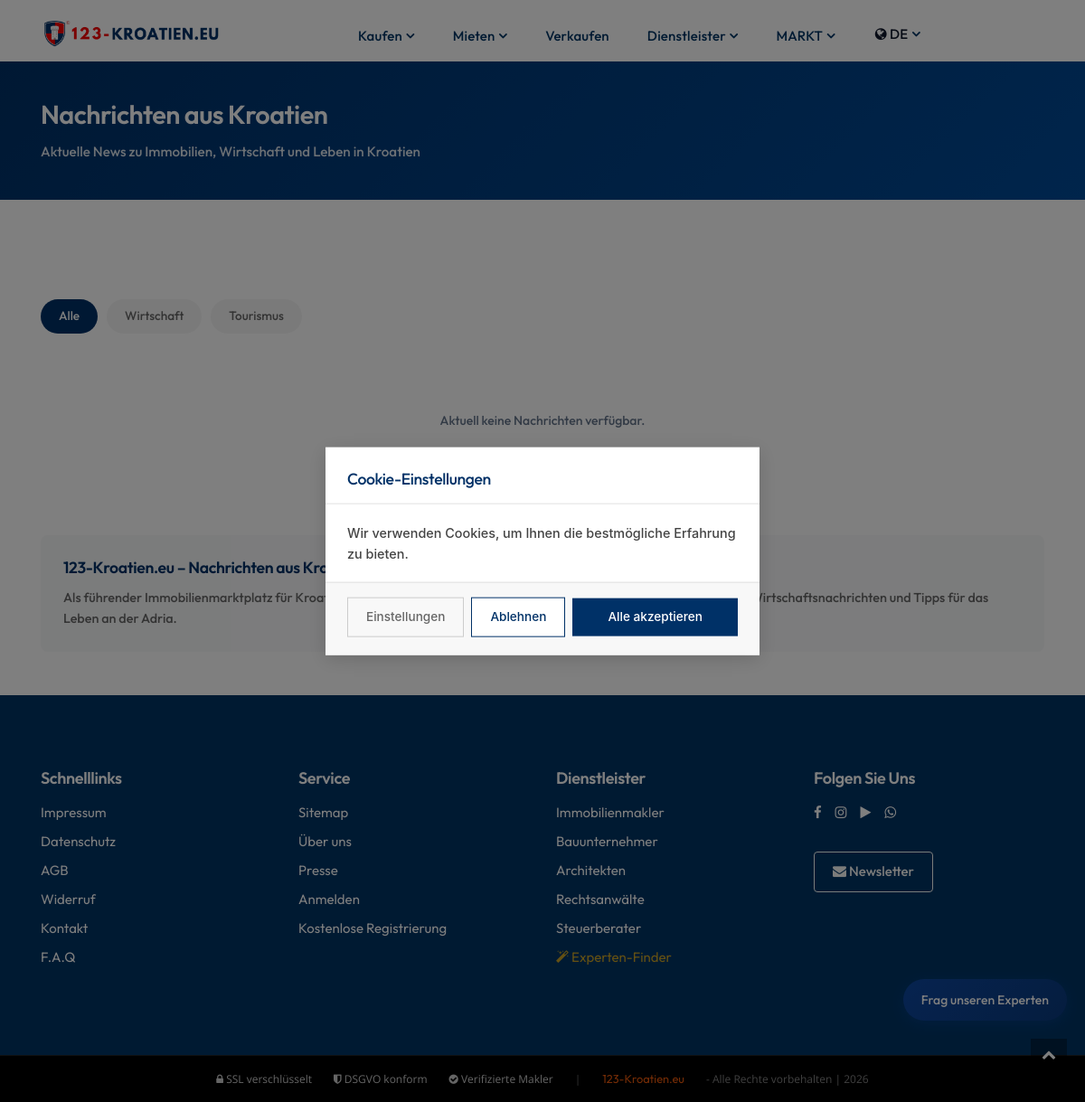
The app's page /ge/kroatien/nachrichten/ with its own data.
### pages/models.py (models this page shows)
class Translation(models.Model):
    PAGES = (
        ('home', 'home'),
        ('about', 'about'),
        ('listings', 'listings'),
        ('property details', 'property details'),
        ('blog', 'blog'),
        ('blog details', 'blog details'),
        ('contact', 'contact'),
        ('privacy', 'privacy'),
        ('navbar', 'navbar'),
        ('add-property', 'add-property'),
        ('profile', 'profile'),
        ('footer', 'footer'),
        ('login', 'login'),
        ('signup', 'signup'),
        ('faq', 'faq'),
        ('forget-password', 'forget-password'),
        ('reset-password', 'reset-password')
    )
    name = models.CharField(max_length=255, unique=True)
    page = models.CharField(max_length=50, choices=PAGES)
    english_content = models.TextField(blank=True)
    german_content = models.TextField(blank=True)
    french_content = models.TextField(blank=True)
    greek_content = models.TextField(blank=True)
    croatian_content = models.TextField(blank=True)
    polish_content = models.TextField(blank=True)
    czech_content = models.TextField(blank=True)
    russian_content = models.TextField(blank=True)
    swedish_content = models.TextField(blank=True)
    norway_content = models.TextField(blank=True)
    slovak_content = models.TextField(blank=True)
    dutch_content = models.TextField(blank=True)
    class Meta:
        ordering = ['name']

### main/views.py (the view, shortened to what this page needs)
def news_page(request, country=None, lang=None):
    if lang is None:
        lang = request.session.get('site_language', 'ge')
    """
    News-Seite mit Kroatien-Nachrichten
    SEO & AI optimiert
    """
    trans = NEWS_TRANSLATIONS.get(lang, NEWS_TRANSLATIONS['ge'])
    news_items = fetch_news_feeds()
    category = request.GET.get('category', 'all')
    if category != 'all':
        news_items = [n for n in news_items if n['category'] == category]
    lang = request.session.get('site_language', 'ge')
    context = {
        'news_items': news_items[:30],  # Max 30 Artikel
        'trans': trans,
        'lang': lang,
        'current_category': category,
        'meta_title': trans['meta_title'],
        'meta_description': trans['meta_description'],
    }
    return render(request, 'main/news.html', context)

### templates/main/news.html (shortened to what this page needs)
{% extends 'include/base.html' %}
{% load static %}
{% block body %}
<div class="news-header">
    <div class="container">
        <h1>{{ trans.title }}</h1>
        <p>{{ trans.subtitle }}</p>
    </div>
</div>
<section class="container pb-5">
    <div class="filter-pills">
        <a href="?category=all" class="filter-pill {% if current_category == 'all' %}active{% endif %}">
            {{ trans.categories.all }}
        </a>
        <a href="?category=general" class="filter-pill {% if current_category == 'general' %}active{% endif %}">
            {{ trans.categories.economy }}
        </a>
        <a href="?category=tourism" class="filter-pill {% if current_category == 'tourism' %}active{% endif %}">
            {{ trans.categories.tourism }}
        </a>
    </div>
    {% if news_items %}
    <div class="news-grid">
        {% for news in news_items %}
        <article class="news-card">
            <div class="news-card-image">
                {% if news.image %}
                <img src="{{ news.image }}" alt="{{ news.title|truncatechars:50 }}" loading="lazy">
                {% else %}
                <span class="flag-placeholder">🇭🇷</span>
                {% endif %}
            </div>
            <div class="news-card-body">
                <h3 class="news-card-title">{{ news.title|truncatechars:80 }}</h3>
                {% if news.description %}
                <p class="news-card-excerpt">{{ news.description|striptags|truncatechars:120 }}</p>
                {% endif %}
                <div class="news-card-footer">
                    <div class="news-card-meta">
                        <span class="source">{{ news.source }}</span><br>
                        <span>{{ news.published|date:"d.m.Y" }}</span>
                    </div>
                    <a href="{{ news.link }}" target="_blank" rel="noopener" class="news-card-link">
                        {{ trans.read_more }} →
                    </a>
                </div>
            </div>
        </article>
        {% endfor %}
    </div>
    {% else %}
    <div class="no-news">
        <p>{{ trans.no_news }}</p>
    </div>
    {% endif %}
    <div class="seo-footer">
        <h2>123-Kroatien.eu – {{ trans.title }}</h2>
        <p>
            {% if lang == 'ge' %}
            Als führender Immobilienmarktplatz für Kroatien informieren wir Sie über aktuelle Entwicklungen am Immobilienmarkt, Wirtschaftsnachrichten und Tipps für das Leben an der Adria.
            {% elif lang == 'en' %}
            As the leading real estate marketplace for Croatia, we keep you informed about current developments in the property market, economic news and tips for life on the Adriatic.
            {% elif lang == 'hr' %}
            Kao vodeće tržište nekretnina za Hrvatsku, informiramo vas o aktualnim zbivanjima na tržištu nekretnina, ekonomskim vijestima i savjetima za život na Jadranu.
            {% else %}
            123-Kroatien.eu - Your real estate marketplace for Croatia.
            {% endif %}
        </p>
    </div>
</section>
{% endblock %}

### templates/include/base.html (shortened to what this page needs)
<!DOCTYPE html>
{% load static %}
{% load i18n %}
<html>
<head>
    <link href="{% static 'css/styles.css' %}" rel="stylesheet" type="text/css">
    <link href="{% static 'css/custom.css' %}" rel="stylesheet" type="text/css">
    <link href="{% static 'css/modern-theme.css' %}" rel="stylesheet" type="text/css">
    <link rel="stylesheet" href="https://cdnjs.cloudflare.com/ajax/libs/font-awesome/4.7.0/css/font-awesome.min.css">
</head>
<body>
        <nav class="navbar navbar-nav navbar-hover navbar-expand-lg navbar-soft">
            <div class="container">
                <a class="navbar-brand" href="/">
                    <img src="{% static 'images/logo-black2.png' %}" alt="logo" class="img-fluid" style="width: 270px;">
                </a>
                <div class="collapse navbar-collapse" id="main_nav99">
                    <ul class="navbar-nav mx-auto">
                        <li class="nav-item dropdown">
                            <a class="nav-link active dropdown-toggle" href="" data-toggle="dropdown">{{ nav_buy }}</a>
                        </li>
                        <li class="nav-item dropdown">
                            <a class="nav-link active dropdown-toggle" href="" data-toggle="dropdown">{{ nav_rent }}</a>
                        </li>
                        <li class="nav-item">
                            <a class="nav-link active" href="{% url 'main:owner' %}">{{ nav_sell }}</a>
                        </li>
                        <li class="nav-item dropdown">
                            <a class="nav-link active dropdown-toggle" href="#" data-toggle="dropdown">{{ nav_services }}</a>
                        </li>
                        <li class="nav-item dropdown">
                            <a class="nav-link active dropdown-toggle" href="#" data-toggle="dropdown">{{ nav_market }}</a>
                        </li>
                        <li class="nav-item dropdown">
                            <a class="nav-link dropdown-toggle" href="#" data-toggle="dropdown">
                                <i class="fa fa-globe"></i> {% if language == 'ge' %}DE{% elif language == 'en' %}EN{% elif language == 'hr' %}HR{% elif language == 'fr' %}FR{% elif language == 'pl' %}PL{% elif language == 'cz' %}CZ{% elif language == 'ru' %}RU{% elif language == 'gr' %}GR{% elif language == 'sw' %}SW{% elif language == 'no' %}NO{% elif language == 'sk' %}SK{% elif language == 'nl' %}NL{% else %}DE{% endif %}
                            </a>
                        </li>
                    </ul>
                </div>
            </div>
        </nav>
        {% block body %}
        {% endblock body%}
        {% include 'include/footer.html' %}
        <a href="javascript:" id="return-to-top"><i class="fa fa-chevron-up"></i></a>
        {% include "chatbot_widget.html" %}
    {% include "include/cookie_banner.html" %}
    </body>
</html>

### templates/include/footer.html
{% load static %}
<footer>
    <div class="myFooterBg wrapper__footer">
        <div class="container">
            <div class="row">
                <div class="col-md-3">
                    <div class="widget__footer">
                        <h4 class="footer-title">{{Quick_Links}}</h4>
                        <ul class="list-unstyled footer-links">
                            <li><a href="{% url 'main:imprint' %}" class="text-white">{{Imprint}}</a></li>
                            <li><a href="{% url 'main:data-protection' %}" class="text-white">{{PrivacyPolicy}}</a></li>
                            <li><a href="{% url 'main:agb' %}" class="text-white">{{TermsConditions}}</a></li>
                            <li><a href="{% url 'main:cancellation-policy' %}" class="text-white">{{Withdrawal}}</a></li>
                            <li><a href="{% url 'main:contact' %}" class="text-white">{{Contact}}</a></li>
                            <li><a href="{% url 'main:faq' %}" class="text-white">{{nav_faq}}</a></li>
                        </ul>
                    </div>
                </div>
                <div class="col-md-3">
                    <div class="widget__footer">
                        <h4 class="footer-title">{{Service}}</h4>
                        <ul class="list-unstyled footer-links">
                            <li><a href="{% url 'main:sitemap' %}" class="text-white">{{Sitemap}}</a></li>
                            <li><a href="{% url 'main:about' %}" class="text-white">{{ nav_about }}</a></li>
                            <li><a href="{% url 'main:blog-single-1' %}" class="text-white">{{Press}}</a></li>
                            {% if user.is_authenticated %}
                            <li><a href="#" class="text-white"><i class="fa fa-user"></i> {{ user.username }}</a></li>
                            {% if user.is_authenticated %}
                            {% if user.professional.professional_type == 'real_estate_agent' or user.professional.professional_type == 'construction_company' %}<li><a href="{% url 'main:makler_dashboard' %}" class="text-white"><i class="fa fa-building"></i> Makler-Portal</a></li>{% elif user.professional %}<li><a href="{% url 'professional_portal:dashboard' %}" class="text-white"><i class="fa fa-briefcase"></i> Mein Portal</a></li>{% endif %}
                            {% endif %}
                            <li><a href="{% url 'account:logout' %}" class="text-white">{{ nav_logout }}</a></li>
                            {% else %}
                            <li><a href="{% url 'account:login' %}" class="text-white">{{Login}}</a></li>
                            <li><a href="{% if language == 'hr' %}/hr/hrvatska/postanite-partner/{% else %}/ge/kroatien/partner-werden/{% endif %}" class="text-white">{{FreeRegistration}}</a></li>
                            {% endif %}
                        </ul>
                    </div>
                </div>
                <div class="col-md-3">
                    <div class="widget__footer">
                        <h4 class="footer-title">{{footer_services}}</h4>
                        <ul class="list-unstyled footer-links">
                            <li><a href="/{{ language }}/{{ country_name }}/{{ url_realtor }}/" class="text-white">{{dropdown_realtor}}</a></li>
                            <li><a href="/{{ language }}/{{ country_name }}/{{ url_contractor }}/" class="text-white">{{dropdown_contractor}}</a></li>
                            <li><a href="/{{ language }}/{{ country_name }}/{{ url_architect }}/" class="text-white">{{dropdown_architect}}</a></li>
                            <li><a href="/{{ language }}/{{ country_name }}/{{ url_lawyer }}/" class="text-white">{{dropdown_lawyer}}</a></li>
                            <li><a href="/{{ language }}/{{ country_name }}/{{ url_tax_advisor }}/" class="text-white">{{dropdown_tax_advisor}}</a></li>
                            <li><a href="/{{ language }}/{{ url_experten_finder }}/" class="text-white" style="color:#c9a227 !important;"><i class="fa fa-magic"></i> {{ experten_finder_label }}</a></li>
                        </ul>
                    </div>
                </div>
                <div class="col-md-3">
                    <div class="widget__footer">
                        <h4 class="footer-title">{{follow_us}}</h4>
                        <div class="social-icons-row">
                            <a href="https://facebook.com" target="_blank"><i class="fa fa-facebook"></i></a>
                            <a href="https://instagram.com" target="_blank"><i class="fa fa-instagram"></i></a>
                            <a href="https://tiktok.com" target="_blank"><i class="fa fa-play"></i></a>
                            <a href="https://whatsapp.com" target="_blank"><i class="fa fa-whatsapp"></i></a>
                        </div>
                        <a href="{% url 'main:contact' %}?newsletter=1" class="btn btn-outline-light btn-sm mt-3">
                            <i class="fa fa-envelope"></i> {{newsletter}}
                        </a>
                    </div>
                </div>
            </div>
        </div>
    </div>
    <div class="bg__footer-bottom-v1">
        <div class="container">
            <div class="row" align="center">
                <div class="col-md-12">
                    <div style="display: flex; justify-content: center; align-items: center; flex-wrap: wrap; gap: 1.5rem; font-size: 0.8rem;"><span style="color: rgba(255,255,255,0.8);"><i class="fa fa-lock"></i> SSL verschlüsselt</span><span style="color: rgba(255,255,255,0.8);"><i class="fa fa-shield"></i> DSGVO konform</span><span style="color: rgba(255,255,255,0.8);"><i class="fa fa-check-circle"></i> Verifizierte Makler</span><span style="color: rgba(255,255,255,0.4);">|</span><a href="#" style="color: #E41F0E;">123-Kroatien.eu</a><span style="color: rgba(255,255,255,0.5);"> - Alle Rechte vorbehalten | 2026</span></div>
                </div>
            </div>
        </div>
    </div>
</footer>

### templates/chatbot_widget.html (shortened to what this page needs)
<div id="chatbot-widget">
    <button id="chatbot-toggle" onclick="toggleChatbot()">{{chatbot_button_text}}</button>
</div>

### records on screen
Translation: german_content "Kaufen"
Translation: german_content "Mieten"
Translation: german_content "Verkaufen"
Translation: german_content "Dienstleister"
Translation: german_content "MARKT"
Translation: german_content "Schnelllinks"
Translation: german_content "Impressum"
Translation: german_content "Datenschutz"
Translation: german_content "AGB"
Translation: german_content "Widerruf"
Translation: german_content "Kontakt"
Translation: german_content "F.A.Q"
Translation: german_content "Service"
Translation: german_content "Sitemap"
Translation: german_content "Über uns"
Translation: german_content "Presse"
Translation: german_content "Anmelden"
Translation: german_content "Kostenlose Registrierung"
Translation: german_content "Dienstleister"
Translation: german_content "Immobilienmakler"
Translation: german_content "Bauunternehmer"
Translation: german_content "Architekten"
Translation: german_content "Rechtsanwälte"
Translation: german_content "Steuerberater"
Translation: german_content "Folgen Sie Uns"
Translation: german_content "Newsletter"
Translation: german_content "Frag unseren Experten"

### other values on screen
{{ trans.title }} "Nachrichten aus Kroatien"
{{ trans.subtitle }} "Aktuelle News zu Immobilien, Wirtschaft und Leben in Kroatien"
{{ trans.categories.all }} "Alle"
{{ trans.categories.economy }} "Wirtschaft"
{{ trans.categories.tourism }} "Tourismus"
{{ trans.no_news }} "Aktuell keine Nachrichten verfügbar."
{{ experten_finder_label }} "Experten-Finder"
{{ cookie_title }} "Cookie-Einstellungen"
{{ cookie_text }} "Wir verwenden Cookies, um Ihnen die bestmögliche Erfahrung zu bieten."
{{ cookie_settings }} "Einstellungen"
{{ cookie_reject }} "Ablehnen"
{{ cookie_accept }} "Alle akzeptieren"
